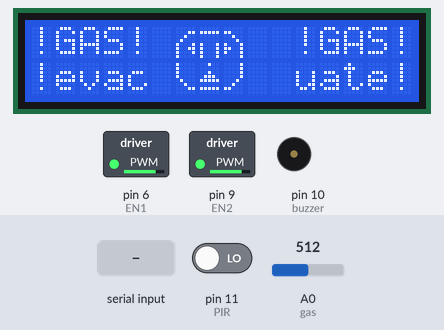
This sketch was run on a simulated Arduino Uno, built with avr-gcc and run on an emulated ATmega328P. Parts: 16×2 character LCD, switched loads named in the sketch (green lamp = pin HIGH), buzzer (waves = sounding). The test bench sets the inputs (shaded band); at power-on: A0 (gas) = 512, pin 11 (PIR) LOW. Pins used as bus, display or sensor lines are not drawn; what the sketch prints to the serial monitor is not drawn.

Above: at 0.75 s.
1.3 s: A0 (gas) set to 60
At 2.0 s:
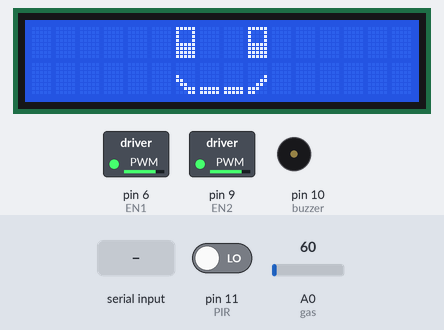
3.1 s: "3" received over Serial
At 4.88 s:
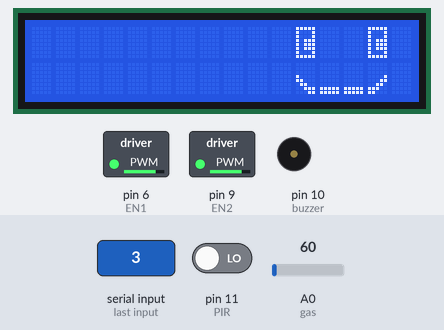
17.1 s: pin 11 (PIR) driven HIGH
At 17.34 s:
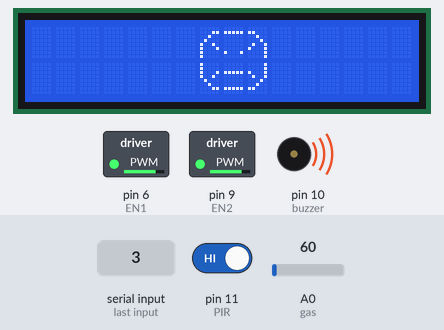
19.2 s: A0 (gas) set to 67
26.3 s: A0 (gas) set to 79
At 33.22 s:
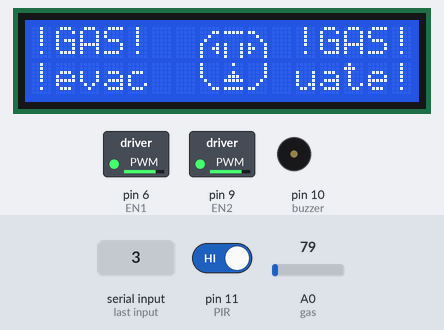
34.8 s: "4" received over Serial
At 37.04 s:
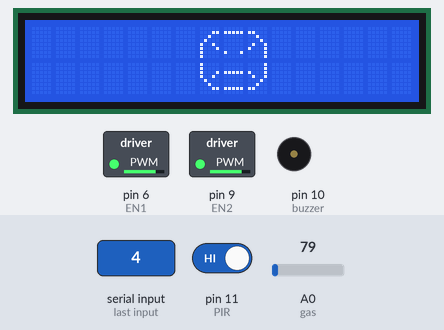
Timing chart, 0 to 37.4 s (numbered marks = the images above; inputs shaded):
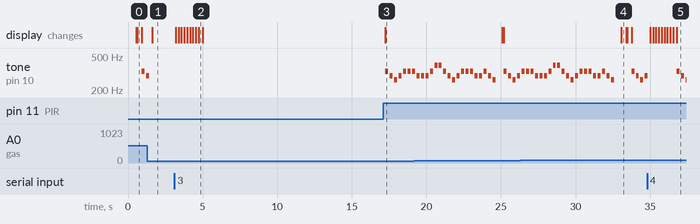

Measured:
- the behaviour switches between 70 and 71 on A0 (gas) (found by bisection; images 3 and 4)
- after the input at 1.3 s, tone on pin 10 (buzzer): goes on until 1.4 s, then stays silent; the display: changes after 0.34 s (image 1)
- after the input at 3.1 s, the display: first changes after 0.10 s (image 2 shows a later state)
- after the input at 17.1 s, tone on pin 10 (buzzer): plays 330 Hz for 0.20 s, 294 Hz for 0.20 s, 262 Hz for 0.20 s, 294 Hz for 0.20 s, 330 Hz for 0.20 s, 330 Hz for 0.20 s … (7 notes in this stretch), starting after 0.14 s; the display: changes after 0.14 s (image 3)
- after the input at 26.3 s, the display: changes after 6.8 s (image 4)
- after the input at 34.8 s, the display: first changes after 0.19 s (image 5 shows a later state)

The sketch:

microBot_GuardBot.ino
```cpp
#include <SoftwareSerial.h>

#include <LiquidCrystal_I2C.h>

#include <Wire.h>


LiquidCrystal_I2C lcd(0x27, 16, 2);


#define bTx 2

#define bRx 3

#define DC1IN1 4

#define DC1IN2 5

#define EN1 6

#define DC2IN1 7

#define DC2IN2 8

#define EN2 9

#define buzzer 10

#define gas A0

#define PIR 11


#define C 262  // 도

#define D 294  // 레

#define E 330  // 미

#define F 349  // 파

#define G 392  // 솔

#define A 440  // 라

#define B 494  // 시

int tempo = 200;

int melody[26] = { E, D, C, D, E, E, E, D, D, D, E, G, G, E, D, C, D, E, E, E, D, D, E, D, C };  //멜로디를 사이렌으로 짧게 바꿔야함

int x = 150;

byte eye1[8] = {
  0b11111,
  0b10001,
  0b10001,
  0b10001,
  0b11111,
  0b11111,
  0b11111,
  0b11111
};

byte eyeleft[8] = {
  0b11111,
  0b10001,
  0b10001,
  0b11101,
  0b11101,
  0b11101,
  0b10001,
  0b11111
};

byte eyeright[8] = {
  0b11111,
  0b10001,
  0b10001,
  0b10111,
  0b10111,
  0b10111,
  0b10001,
  0b11111
};

byte mouthleft[8] = {
  0b00000,
  0b00000,
  0b00000,
  0b10000,
  0b11000,
  0b01100,
  0b00111,
  0b00011
};

byte mouthright[8] = {
  0b00000,
  0b00000,
  0b00000,
  0b00001,
  0b00011,
  0b00110,
  0b11100,
  0b11000
};

byte mouthmid[8] = {
  0b00000,
  0b00000,
  0b00000,
  0b00000,
  0b00000,
  0b00000,
  0b11111,
  0b11111
};

byte angry1[8] = {
  0b00000,
  0b00011,
  0b00100,
  0b01000,
  0b10010,
  0b10001,
  0b10000,
  0b10000
};

byte angry2[8] = {
  0b00000,
  0b11111,
  0b00000,
  0b00000,
  0b00000,
  0b00000,
  0b10001,
  0b00000
};

byte angry3[8] = {
  0b00000,
  0b11000,
  0b00100,
  0b00010,
  0b01001,
  0b10001,
  0b00001,
  0b00001
};

byte angry4[8] = {
  0b10000,
  0b10000,
  0b10001,
  0b10010,
  0b01000,
  0b00100,
  0b00011,
  0b00000
};

byte angry5[8] = {
  0b00000,
  0b00000,
  0b11111,
  0b00000,
  0b00000,
  0b00000,
  0b11111,
  0b00000
};

byte angry6[8] = {
  0b00001,
  0b00001,
  0b10001,
  0b01001,
  0b00010,
  0b00100,
  0b11000,
  0b00000
};

byte gas1[8] = {
  0b00000,
  0b00011,
  0b00100,
  0b01000,
  0b10001,
  0b10011,
  0b10001,
  0b10000
};

byte gas2[8] = {
  0b00000,
  0b11111,
  0b00000,
  0b00000,
  0b10001,
  0b10001,
  0b10001,
  0b10001
};

byte gas3[8] = {
  0b00000,
  0b11000,
  0b00100,
  0b00010,
  0b10001,
  0b11001,
  0b10001,
  0b00001
};

byte gas4[8] = {
  0b10000,
  0b10000,
  0b10000,
  0b10000,
  0b01000,
  0b00100,
  0b00011,
  0b00000
};

byte gas5[8] = {
  0b00100,
  0b00000,
  0b00100,
  0b01110,
  0b11111,
  0b00000,
  0b11111,
  0b00000
};

byte gas6[8] = {
  0b00001,
  0b00001,
  0b00001,
  0b00001,
  0b00010,
  0b00100,
  0b11000,
  0b00000
};

SoftwareSerial bt(bTx, bRx);

char val;


void setup() {

  Serial.begin(9600);

  pinMode(DC1IN1, OUTPUT);

  pinMode(DC1IN2, OUTPUT);

  pinMode(DC2IN1, OUTPUT);

  pinMode(DC2IN2, OUTPUT);

  analogWrite(EN1, 200);

  analogWrite(EN2, 200);

  pinMode(buzzer, OUTPUT);

  pinMode(gas, INPUT);

  pinMode(PIR, INPUT);

  lcd.begin();

  lcd.backlight();

  bt.begin(9600);
}

void movingfaceL() {

  for (int a = 16; a > 4; a -= 4) {

    int b = a - 1;

    int c = a - 2;

    int d = a - 3;

    int e = a - 4;

    int f = a - 5;

    int g = a - 6;

    lcd.clear();

    lcd.createChar(1, eyeleft);

    lcd.createChar(2, mouthleft);

    lcd.createChar(3, mouthmid);

    lcd.createChar(4, mouthright);


    lcd.setCursor(b, 0);  //눈

    lcd.write(1);

    lcd.setCursor(e, 0);

    lcd.write(1);


    lcd.setCursor(b, 1);  //입

    lcd.write(4);

    lcd.setCursor(c, 1);

    lcd.write(3);

    lcd.setCursor(d, 1);

    lcd.write(3);

    lcd.setCursor(e, 1);

    lcd.write(2);

    delay(x);

    lcd.clear();


    lcd.createChar(1, eyeleft);

    lcd.createChar(2, mouthleft);

    lcd.createChar(3, mouthmid);

    lcd.createChar(4, mouthright);


    lcd.setCursor(c, 0);  //눈

    lcd.write(1);

    lcd.setCursor(f, 0);

    lcd.write(1);


    lcd.setCursor(c, 1);  //입

    lcd.write(4);

    lcd.setCursor(d, 1);

    lcd.write(3);

    lcd.setCursor(e, 1);

    lcd.write(3);

    lcd.setCursor(f, 1);

    lcd.write(2);

    delay(x);

    lcd.clear();


    lcd.createChar(1, eyeleft);

    lcd.createChar(2, mouthleft);

    lcd.createChar(3, mouthmid);

    lcd.createChar(4, mouthright);


    lcd.setCursor(d, 0);  //눈

    lcd.write(1);

    lcd.setCursor(g, 0);

    lcd.write(1);


    lcd.setCursor(d, 1);  //입

    lcd.write(4);

    lcd.setCursor(e, 1);

    lcd.write(3);

    lcd.setCursor(f, 1);

    lcd.write(3);

    lcd.setCursor(g, 1);

    lcd.write(2);

    delay(x);

    lcd.clear();
  }
}


void movingfaceR() {

  for (int a = 0; a < 11; a += 4) {

    int b = a + 1;

    int c = a + 2;

    int d = a + 3;

    int e = a + 4;

    int f = a + 5;

    int g = a + 6;

    lcd.clear();

    lcd.createChar(1, eyeright);

    lcd.createChar(2, mouthleft);

    lcd.createChar(3, mouthmid);

    lcd.createChar(4, mouthright);


    lcd.setCursor(b, 0);  //눈

    lcd.write(1);

    lcd.setCursor(e, 0);

    lcd.write(1);


    lcd.setCursor(b, 1);  //입

    lcd.write(2);

    lcd.setCursor(c, 1);

    lcd.write(3);

    lcd.setCursor(d, 1);

    lcd.write(3);

    lcd.setCursor(e, 1);

    lcd.write(4);

    delay(x);

    lcd.clear();

    lcd.createChar(1, eyeright);

    lcd.createChar(2, mouthleft);

    lcd.createChar(3, mouthmid);

    lcd.createChar(4, mouthright);


    lcd.setCursor(c, 0);  //눈

    lcd.write(1);

    lcd.setCursor(f, 0);

    lcd.write(1);


    lcd.setCursor(c, 1);  //입

    lcd.write(2);

    lcd.setCursor(d, 1);

    lcd.write(3);

    lcd.setCursor(e, 1);

    lcd.write(3);

    lcd.setCursor(f, 1);

    lcd.write(4);

    delay(x);

    lcd.clear();

    lcd.createChar(1, eyeright);

    lcd.createChar(2, mouthleft);

    lcd.createChar(3, mouthmid);

    lcd.createChar(4, mouthright);


    lcd.setCursor(d, 0);  //눈

    lcd.write(1);

    lcd.setCursor(g, 0);

    lcd.write(1);


    lcd.setCursor(d, 1);  //입

    lcd.write(2);

    lcd.setCursor(e, 1);

    lcd.write(3);

    lcd.setCursor(f, 1);

    lcd.write(3);

    lcd.setCursor(g, 1);

    lcd.write(4);

    delay(x);
  }
}


void smile() {

  lcd.createChar(1, eye1);

  lcd.createChar(2, mouthleft);

  lcd.createChar(3, mouthmid);

  lcd.createChar(4, mouthright);


  lcd.setCursor(6, 0);  //눈

  lcd.write(1);

  lcd.setCursor(9, 0);

  lcd.write(1);


  lcd.setCursor(6, 1);  //입

  lcd.write(2);

  lcd.setCursor(7, 1);

  lcd.write(3);

  lcd.setCursor(8, 1);

  lcd.write(3);

  lcd.setCursor(9, 1);

  lcd.write(4);
}


void angry() {

  lcd.createChar(1, angry1);

  lcd.createChar(2, angry2);

  lcd.createChar(3, angry3);

  lcd.createChar(4, angry4);

  lcd.createChar(5, angry5);

  lcd.createChar(6, angry6);


  lcd.setCursor(7, 0);

  lcd.write(1);

  lcd.setCursor(8, 0);

  lcd.write(2);

  lcd.setCursor(9, 0);

  lcd.write(3);

  lcd.setCursor(7, 1);

  lcd.write(4);

  lcd.setCursor(8, 1);

  lcd.write(5);

  lcd.setCursor(9, 1);

  lcd.write(6);
}


void warnning() {

  lcd.setCursor(0, 0);

  lcd.print("!GAS!");

  lcd.setCursor(11, 0);

  lcd.print("!GAS!");

  lcd.setCursor(0, 1);

  lcd.print("!evac");

  lcd.setCursor(11, 1);

  lcd.print("uate!");


  lcd.createChar(1, gas1);

  lcd.createChar(2, gas2);

  lcd.createChar(3, gas3);

  lcd.createChar(4, gas4);

  lcd.createChar(5, gas5);

  lcd.createChar(6, gas6);

  lcd.setCursor(7, 0);

  lcd.write(1);

  lcd.setCursor(8, 0);

  lcd.write(2);

  lcd.setCursor(9, 0);

  lcd.write(3);

  lcd.setCursor(7, 1);

  lcd.write(4);

  lcd.setCursor(8, 1);

  lcd.write(5);

  lcd.setCursor(9, 1);

  lcd.write(6);

  delay(300);

  lcd.clear();


  lcd.setCursor(0, 0);

  lcd.print("!GAS!");

  lcd.setCursor(11, 0);

  lcd.print("!GAS!");

  lcd.setCursor(0, 1);

  lcd.print("!evac");

  lcd.setCursor(11, 1);

  lcd.print("uate!");


  lcd.createChar(1, gas1);

  lcd.createChar(2, gas2);

  lcd.createChar(3, gas3);

  lcd.createChar(4, gas4);

  lcd.createChar(5, gas5);

  lcd.createChar(6, gas6);

  lcd.setCursor(6, 0);

  lcd.write(1);

  lcd.setCursor(7, 0);

  lcd.write(2);

  lcd.setCursor(8, 0);

  lcd.write(3);

  lcd.setCursor(6, 1);

  lcd.write(4);

  lcd.setCursor(7, 1);

  lcd.write(5);

  lcd.setCursor(8, 1);

  lcd.write(6);

  delay(300);

  lcd.clear();
}


void gofront() {  //전진

  digitalWrite(DC1IN1, LOW);

  digitalWrite(DC1IN2, HIGH);

  digitalWrite(DC2IN1, HIGH);

  digitalWrite(DC2IN2, LOW);
}


void reverse() {  //후진

  digitalWrite(DC1IN1, HIGH);

  digitalWrite(DC1IN2, LOW);

  digitalWrite(DC2IN1, LOW);

  digitalWrite(DC2IN2, HIGH);
}


void turnright() {  //우회전

  digitalWrite(DC1IN1, HIGH);

  digitalWrite(DC1IN2, LOW);

  digitalWrite(DC2IN1, HIGH);

  digitalWrite(DC2IN2, LOW);
}


void turnleft() {  //좌회전

  digitalWrite(DC1IN1, LOW);

  digitalWrite(DC1IN2, HIGH);

  digitalWrite(DC2IN1, LOW);

  digitalWrite(DC2IN2, HIGH);
}


void sTop() {  //정지

  digitalWrite(DC1IN1, LOW);

  digitalWrite(DC1IN2, LOW);

  digitalWrite(DC2IN1, LOW);

  digitalWrite(DC2IN2, LOW);
}


void loop() {


  Serial.println(analogRead(gas));

  val = digitalRead(PIR);  //인체감지센서 값을 저장

  smile();


  if (val == HIGH) {  //인체감지센서값이 HIGH 이면

    lcd.clear();

    angry();

    for (int i = 0; i < 26; i++) {

      tone(buzzer, melody[i], tempo);

      delay(300);

      if (Serial.available()) {  //도중에 입력을 받으면 노래가 멈춘다

        break;
      }
    }

  }

  else {  //인체가 감지 안되면

    digitalWrite(buzzer, LOW);

    lcd.clear();

    smile();
  }


  if (analogRead(gas) > 70) {  //가스값이 200초과이면

    lcd.clear();

    warnning();

    for (int i = 0; i < 26; i++) {

      tone(buzzer, melody[i], tempo);

      delay(300);

      if (Serial.available()) {  //도중에 입력을 받으면 노래가 멈춘다

        break;
      }

      if (analogRead(gas) < 70) {  //가스값이 70 이하로 떨어지면 노래가 멈춘다

        break;
      }
    }

  }

  else {  //가스값이 200 이하이면

    digitalWrite(buzzer, LOW);

    lcd.clear();

    smile();
  }


  char data;

  if (Serial.available()) {  //bt로 바꿔야함

    data = Serial.read();  //data가 시리얼모니터에 적힌 값


    if (data == '1') {  //1을 적으면

      gofront();  //전진함수

      lcd.clear();

      smile();

      Serial.println("gofornt");
    }

    if (data == '2') {  //2를 적으면

      reverse();  //후진함수

      lcd.clear();

      smile();

      Serial.println("reverse");
    }

    if (data == '5') {  //5을 적으면

      sTop();  //멈춰

      Serial.println("Stop");
    }

    if (data == '3') {

      turnright();

      lcd.clear();

      movingfaceR();

      Serial.println("Right");
    }

    if (data == '4') {

      turnleft();

      lcd.clear();

      movingfaceL();

      Serial.println("Left");
    }
  }
}
```
